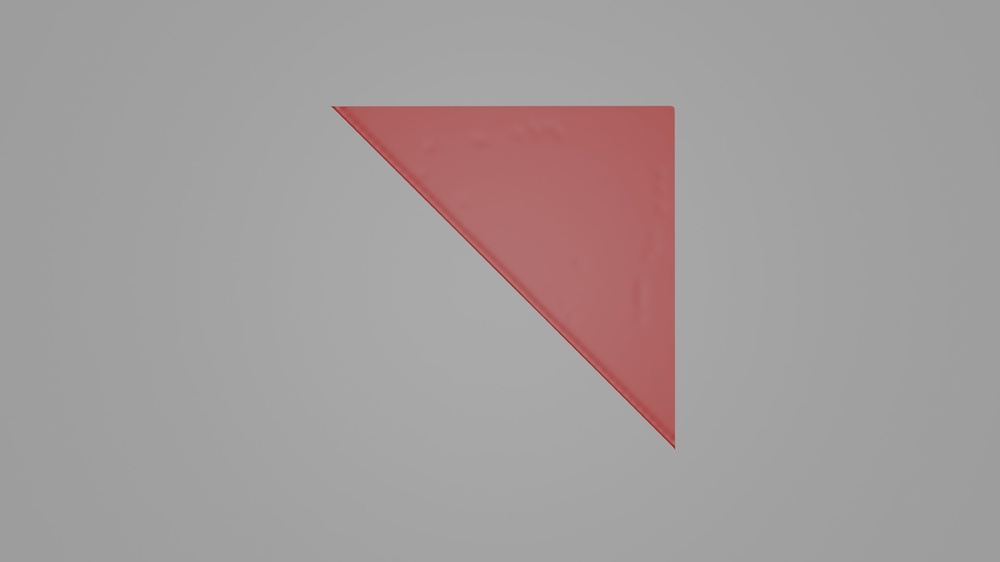
#> input picture goal_state.jpg, 1000 x 562 px, shrunk from 1920 x 1080 before the run
$ python -i compute_single_area.py   (imports and definitions only)
#> lines starting #> are read from the running program, lines starting #| are printed output that depends on the picture; after the words box and inside, x2 and y2 are one past the last pixel; in counts of white or black regions, pixels touching at a corner belong together
import cv2
import numpy as np
import random as rng

# variation of method provided by
# https://stackoverflow.com/questions/8552364/opencv-detect-contours-intersection
def indiv_area(input_path):
    # 0. read goal image and test image
#> called with input_path = 'goal_state.jpg'
    goal_rgb = cv2.imread(input_path)
#> goal_rgb is the input picture: shape (562, 1000, 3); mean B, G, R 155.6, 155.5, 163.3
    blank_canvas = np.zeros_like(goal_rgb)

    # 1. segment the cloth
    goal_rgb_hsv = cv2.cvtColor(goal_rgb, cv2.COLOR_BGR2HSV)
#> goal_rgb_hsv: shape (562, 1000, 3); mean H, S, V 2.2, 11.4, 163.3
    goal_mask1 = cv2.inRange(goal_rgb_hsv, (0,50,20), (15,255,255))
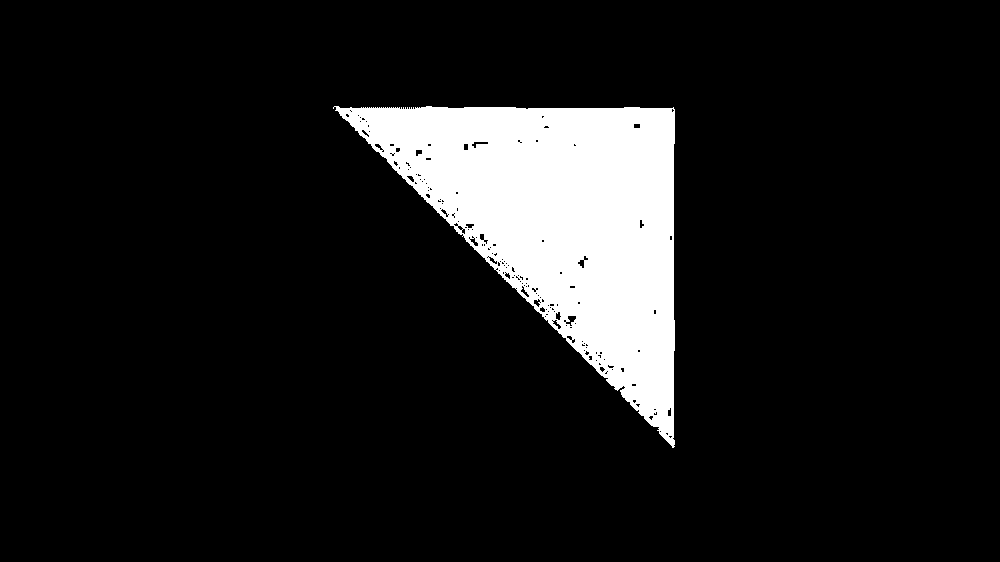
#> goal_mask1: shape (562, 1000); 10.1% white; 1 white region, box (x1, y1, x2, y2) and area: (333, 106, 675, 448) 56944
    goal_mask2 = cv2.inRange(goal_rgb_hsv, (160,50,20), (180,255,255))
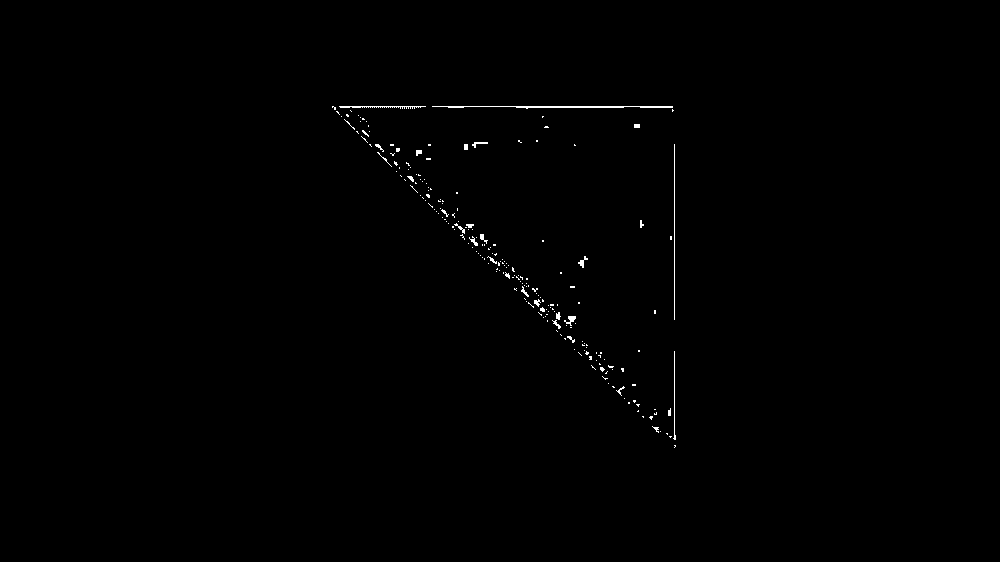
#> goal_mask2: shape (562, 1000); 0.39% white in thin lines or dots, all inside (x1, y1, x2, y2) = (332, 106, 676, 448)
    goal_mask = cv2.bitwise_or(goal_mask1, goal_mask2)
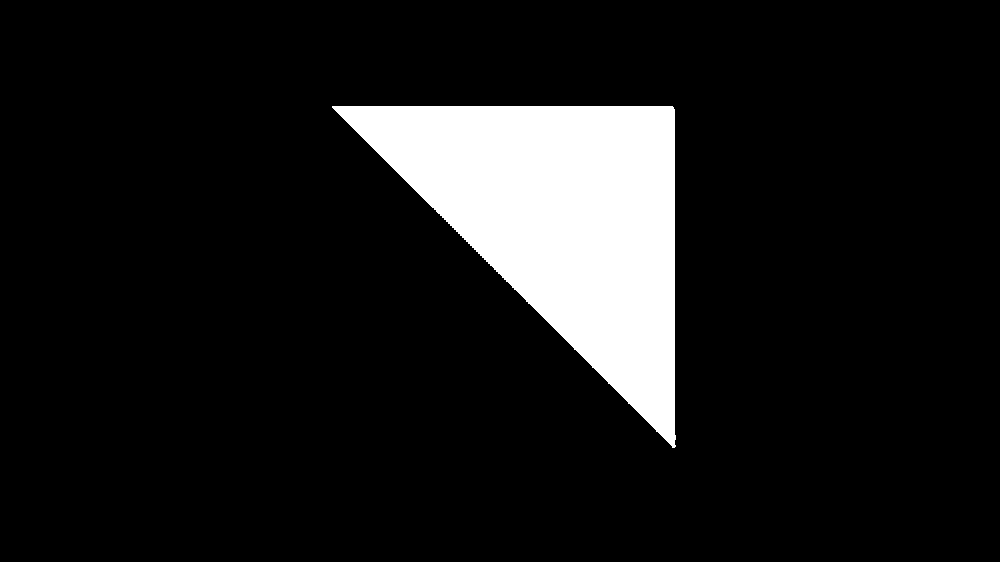
#> goal_mask: shape (562, 1000); 10.5% white; 1 white region
    goal_rgb[goal_mask>0]=(0,0,255)
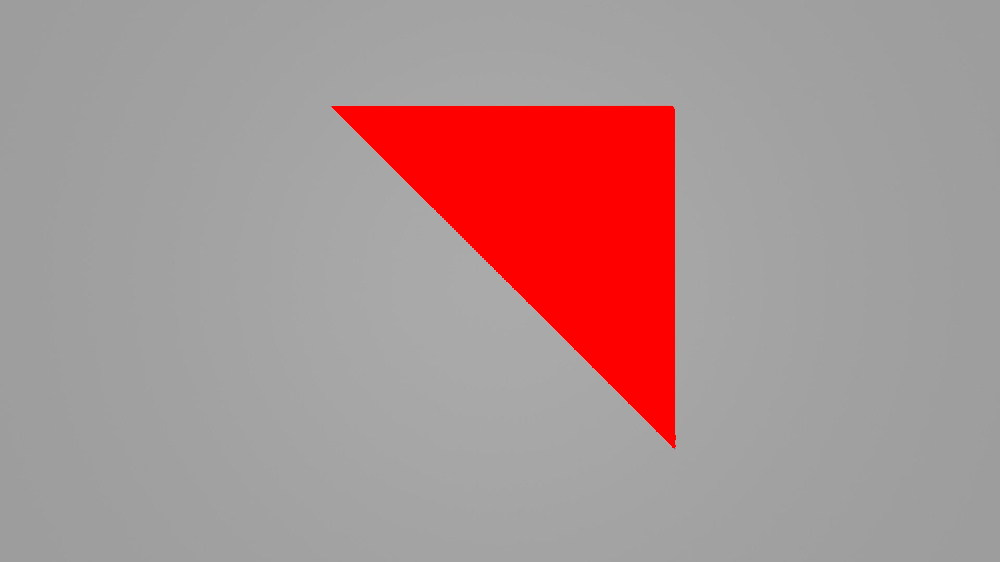
#> goal_rgb: shape (562, 1000, 3); 10.52% of pixels changed, all inside (x1, y1, x2, y2) = (332, 106, 676, 448)
    goal_rgb_hsv = cv2.cvtColor(goal_rgb, cv2.COLOR_BGR2HSV)
#> goal_rgb_hsv: shape (562, 1000, 3); mean H, S, V 1.5, 27, 171.8

    # 2. find the contours of goal and test
    goal_contours = cv2.findContours(goal_mask, cv2.RETR_EXTERNAL, cv2.CHAIN_APPROX_SIMPLE)
#> goal_contours = 1 contour; box (x1, y1, x2, y2) and area: (332, 106, 676, 448) 58610
    goal_contours = goal_contours[0] if len(goal_contours) == 2 else goal_contours[1]
    goal_area = 0
    for c in goal_contours:
        goal_area += cv2.contourArea(c)
#> this loop made 1 pass
#> goal_area on pass 1: 58610
#> after the loop, goal_area = 58610
    # output_img = cv2.imwrite('testtest.png', goal_rgb)
    return goal_area

# print(indiv_area('blender_test_rgb.jpg'))

>>> result = indiv_area('goal_state.jpg')
#> result = 58610
